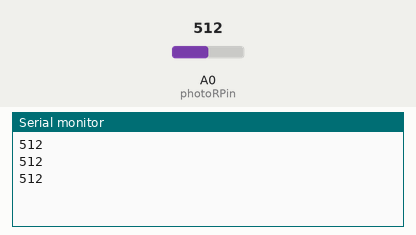
Bench run of a sketch on a simulated Arduino Uno, built with avr-gcc and run on an emulated ATmega328P. Shown: the last lines printed to the serial monitor. Inputs (shaded band) come from the test bench; at power-on: A0 (photoRPin) = 512.

Above: at 1.3 s.
1.4 s: A0 (photoRPin) set to 716
At 1.9 s:
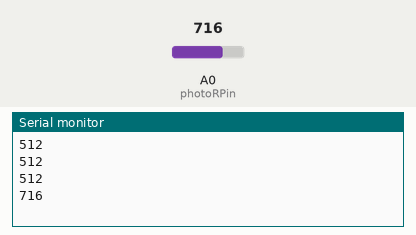
2.9 s: A0 (photoRPin) set to 900
At 3.4 s:
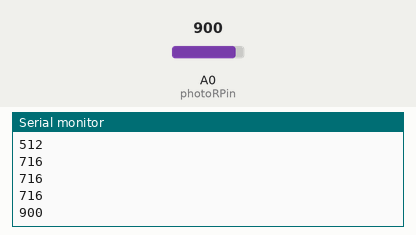
Timing chart, 0 to 5.9 s (numbered marks = the images above; inputs shaded):
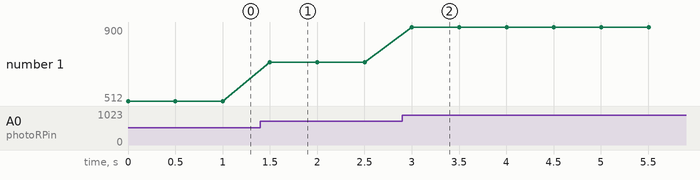

Measured:
- after the input at 1.4 s, the serial monitor: prints a new line after 0.10 s (image 1)
- after the input at 2.9 s, the serial monitor: prints a new line after 0.10 s (image 2)
- plotted number 1: 512 → 716 after the input at 1.4 s, 716 → 900 after the input at 2.9 s

The sketch:

Arduino_Photosensor.ino
```cpp
// Initialize the variables
int photoRPin = 0;
int lightLevel;

void setup() {
  // One-time setup. 9600 is a value that is called the "baud rate"
  Serial.begin(9600);
}

void loop() {
  // Collect a data point
  lightLevel=analogRead(photoRPin);

  // Send the adjusted Light level result to Serial port
  Serial.println(lightLevel);

  // Slow down the transmission to keep the call-stack down. 500ms!
  delay(500);
}
```
